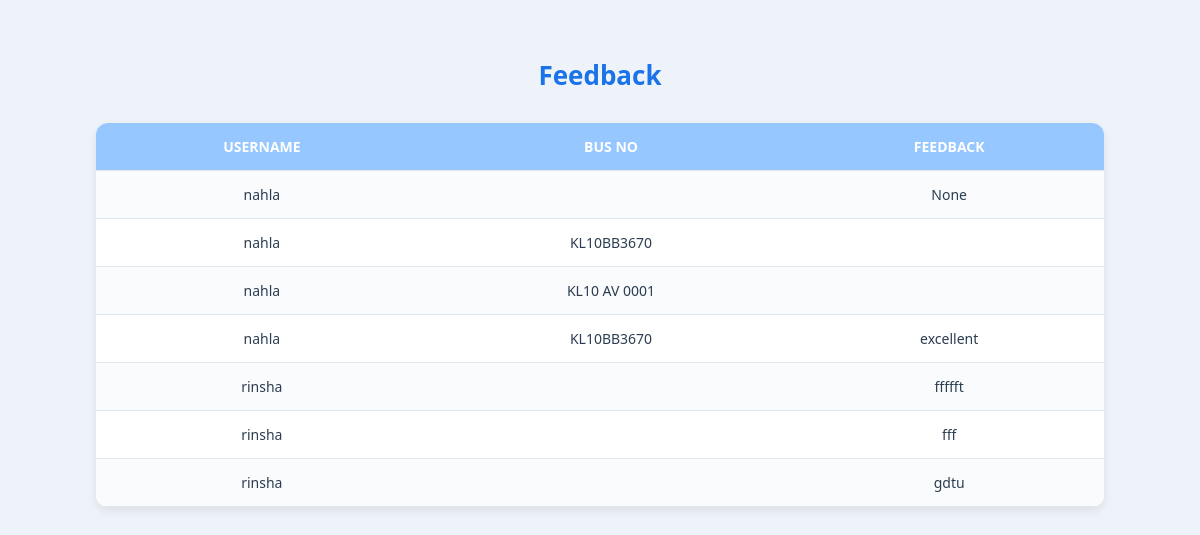
The app's page /FeedBack with its own data.
### BuzbeeApp/models.py (models this page shows, shortened)
class FeedbackTable(models.Model):
    USER = models.ForeignKey(PassangerTable, on_delete=models.CASCADE,blank=True,null=True)
    BUS = models.ForeignKey(BusTable, on_delete=models.CASCADE,blank=True,null=True)
    Feedback = models.CharField(max_length=100,blank=True,null=True)
    Date = models.DateField(auto_now_add=True)

class PassangerTable(models.Model):
    GENDER_CHOICES = [
        ('M', 'Male'),
        ('F', 'Female'),
        ('O', 'Other'),
    ]
    Name = models.CharField(max_length=30, blank=True, null=True)
    Email = models.EmailField(max_length=100, blank=True, null=True)
    Age = models.IntegerField(blank=True, null=True)
    Contact_NO = models.BigIntegerField(blank=True, null=True)
    Gender = models.CharField(max_length=1, choices=GENDER_CHOICES, blank=True, null=True)
    Address = models.CharField(max_length=100, blank=True, null=True)
    LOGIN = models.ForeignKey(LoginTable, on_delete=models.CASCADE, null=True, blank=True)

class BusTable(models.Model):
     Busname = models.CharField(max_length=30,blank=True,null=True)
     Bus_NO = models.CharField(max_length=20,blank=True,null=True)
     Capacity = models.IntegerField(blank=True,null=True)
     RC_NO = models.CharField(max_length=15,blank=True,null=True)
     Photo = models.FileField(blank=True,null=True)
     OWNER = models.ForeignKey(OwnerTable, on_delete=models.CASCADE,blank=True,null=True)
     Status = models.CharField(max_length=20, null=True, blank=True)

### BuzbeeApp/views.py (the view)
# urls.py: path('FeedBack',FeedBack.as_view(),name="FeedBack"),
class FeedBack(View):
    def get(self,request):
        obj=FeedbackTable.objects.all()
        return render(request,"administration/feedback.html",{'val':obj})

### templates/administration/feedback.html (shortened to what this page needs)
<!DOCTYPE html>
<html lang="en">
<head>
</head>
<body>
  <h1>Feedback</h1>
  <table>
    <tr>
        <th>USERNAME</th>
        <th>BUS NO</th>
        <th>FEEDBACK</th>
    </tr>
      {% for i in val %}
      <tr>
      <td>{{i.USER.Name}}</td>
      <td>{{i.BUS.Bus_NO}}</td>
      <td>{{i.Feedback}}</td>
      </tr>
      {% endfor %}
  </table>
</body>
</html>

### templates/administration/feedback.html (style rules this page uses)
body { font-family: "Segoe UI", Arial, sans-serif; background: #eef3f9; margin: 0; padding: 40px; color: #333; }
h1 { text-align: center; color: #1a73e8; margin-bottom: 30px; font-size: 26px; }
table { width: 90%; margin: auto; border-collapse: collapse; background: #fff; border-radius: 12px; overflow: hidden; box-shadow: 0 4px 10px rgba(0,0,0,0.08); }
th, td { padding: 14px 12px; font-size: 14px; border-bottom: 1px solid #e0e6ed; text-align: left; }
th { background: #96c7ff; color: #fff; font-weight: 600; text-align: center; }
td { color: #2c3e50; text-align: center; vertical-align: top; word-wrap: break-word; max-width: 300px; }
tr:nth-child(even) { background: #f9fbfd; }

### records on screen
FeedbackTable: USER.Name "nahla", Feedback "None"
FeedbackTable: USER.Name "nahla", BUS.Bus_NO "KL10BB3670"
FeedbackTable: USER.Name "nahla", BUS.Bus_NO "KL10 AV 0001"
FeedbackTable: USER.Name "nahla", BUS.Bus_NO "KL10BB3670", Feedback "excellent"
FeedbackTable: USER.Name "rinsha", Feedback "ffffft"
FeedbackTable: USER.Name "rinsha", Feedback "fff"
FeedbackTable: USER.Name "rinsha", Feedback "gdtu"
